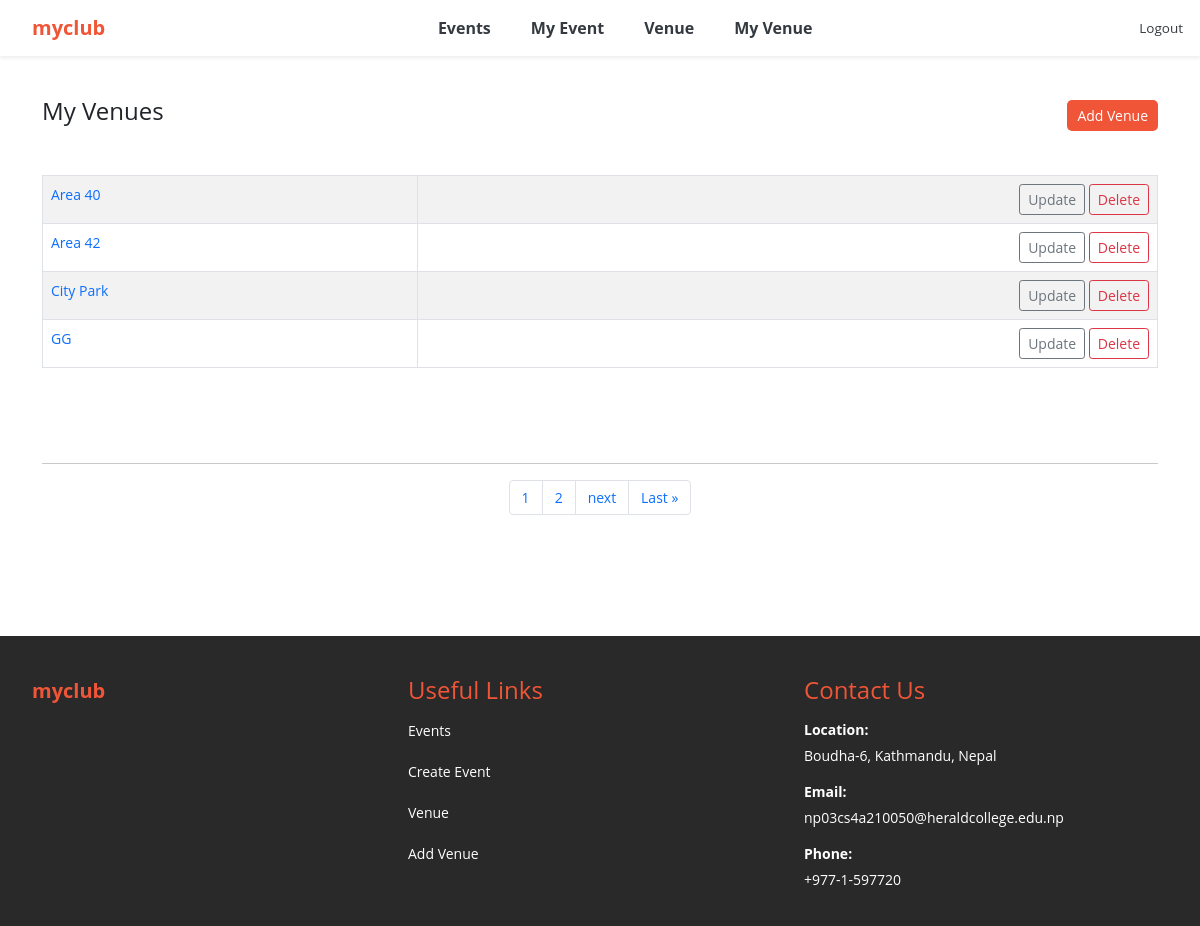
The page /my_venues (signed in) on the database as committed earlier.
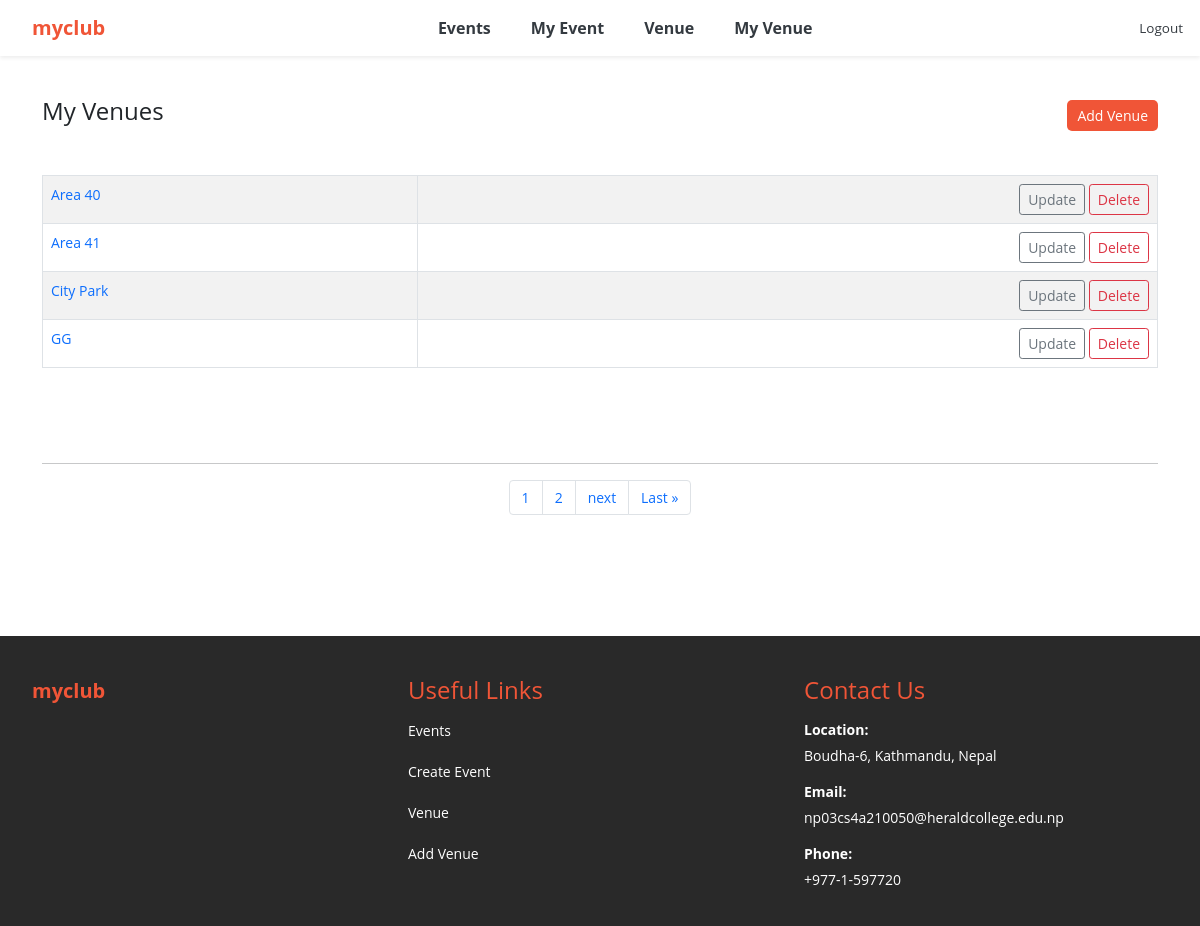
The same page on the database as committed later.
### events/models.py (models this page shows)
class Venue(models.Model):
	name = models.CharField('Venue Name', max_length=120)
	address = models.CharField(max_length=300)
	zip_code = models.CharField('Zip Code', max_length=15)
	phone = models.CharField('Contact Phone', max_length=25, blank=True)
	web = models.URLField('Website Address', blank=True)
	email_address = models.EmailField('Email Address', blank=True)
	owner = models.IntegerField("Venue Owner", blank=False, default=1)
	venue_description = models.TextField(blank=True)
	venue_image = models.ImageField(null=True, blank=True, upload_to="images/")
	def __str__(self):
		return self.name
	class Meta:
		ordering = ['name']

### events/views.py (the view)
# urls.py: path('my_venues', views.my_venues, name='my_venues'),
def my_venues(request):
	venue_list = Venue.objects.all().order_by('name')
	p = Paginator(Venue.objects.all(), 5)
	page = request.GET.get('page')
	venues = p.get_page(page)
	nums = "a" * venues.paginator.num_pages
	return render(request, 'events/my_venues.html',
		{'venue_list': venue_list, 'venues': venues, 'nums':nums})

### events/templates/events/my_venues.html (shortened to what this page needs)
{% extends 'events/base.html' %}
{% block content %}
	<nav class="custom-nav">
		<div>
			<h4>My Venues</h4>
		</div>
		<div>
			<a class="d-flex" href="{% url 'add-venue' %}" style="text-decoration: none;">
          		<button class="btn btn-sm btn-custom">Add Venue</button>
        	</a>
		</div>
	</nav>
	<br>
	<table class="table table-striped table-hover table-bordered">
		{% for venue in venues %}
			{% if user.is_authenticated %}
				{% if user.id == venue.owner %}
					<tr>
						<td>
							<a href="{% url 'show-venue' venue.id %}" style="text-decoration: none;">{{ venue }}</a>
						</td>
								<td align="right">
									<a href="{% url 'update-venue' venue.id %}" class="btn btn-outline-secondary btn-sm">Update</a>
									<a href="{% url 'delete-venue' venue.id %}" class="btn btn-outline-danger btn-sm">Delete</a>
								</td>
				{% endif %}
			{% endif %}
			</tr>
		{% endfor %}
	</table>
	<br><br><br>
	<hr>
	<nav aria-label="Page navigation example">
		<ul class="pagination justify-content-center">
			{% for i in nums %}
				<li class="page-item">
					<a class="page-link" href="?page={{ forloop.counter }}">{{ forloop.counter }}</a>
				</li>
			{% endfor %}
			{% if venues.has_next %}
				<li class="page-item">
					<a class="page-link" href="?page={{ venues.next_page_number }}">next</a>
				</li>
				<li class="page-item">
					<a class="page-link" href="?page={{ venues.paginator.num_pages }}">Last &raquo</a>
				</li>
			{% endif %}
		</ul>
	</nav>
{% endblock %}

Rows that differ between the two databases and show on the page:
changed Venue: name "Area 42" → "Area 41"
